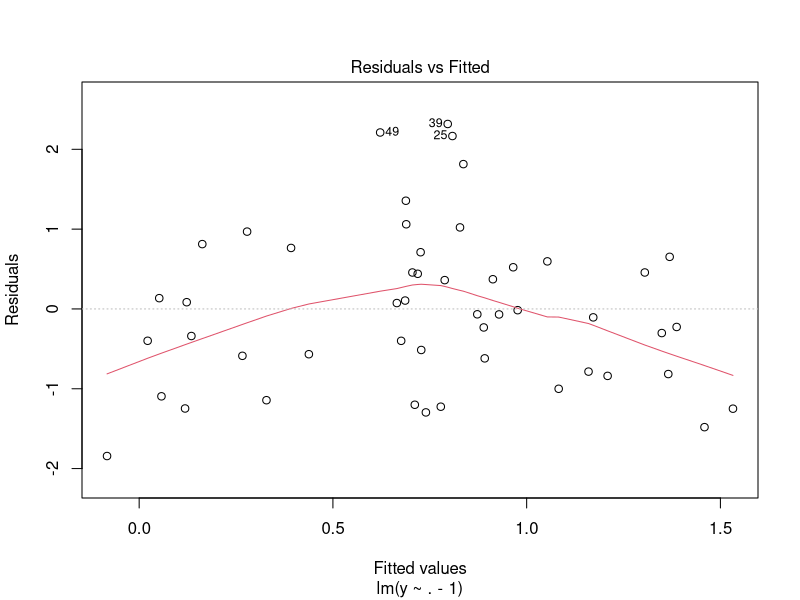
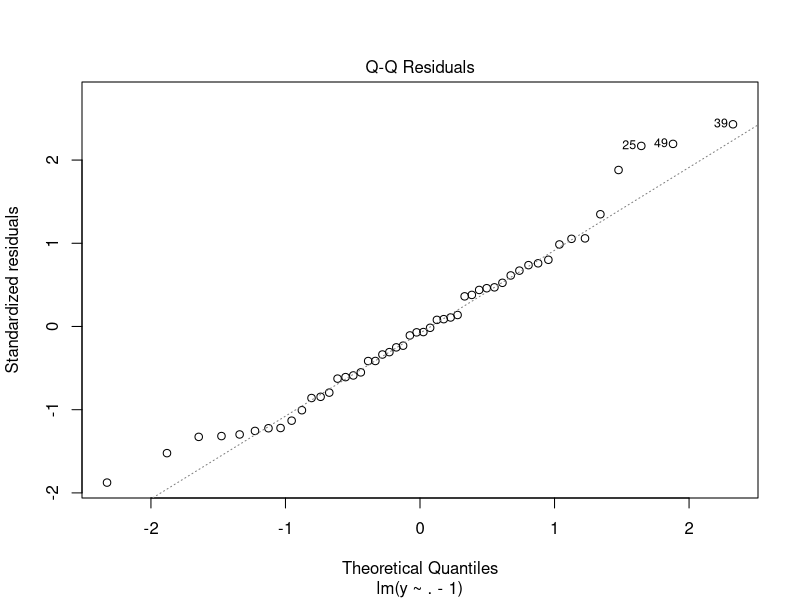
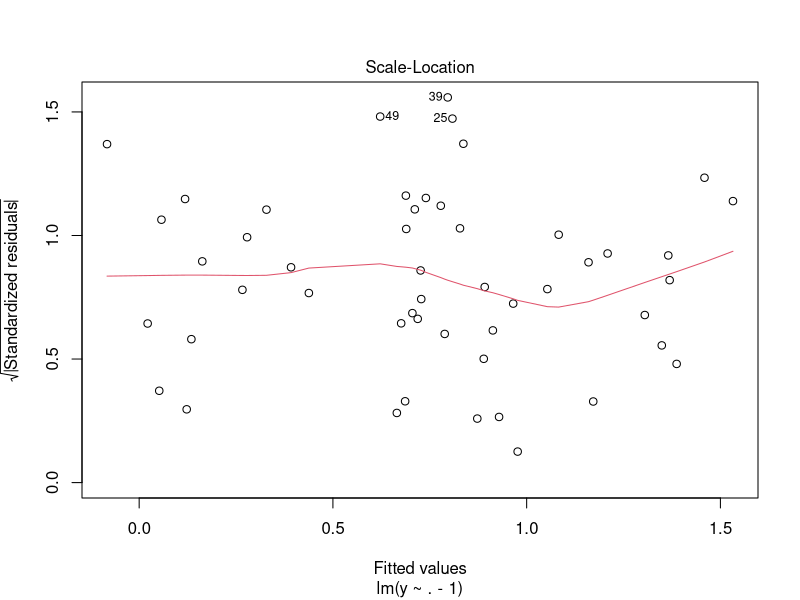
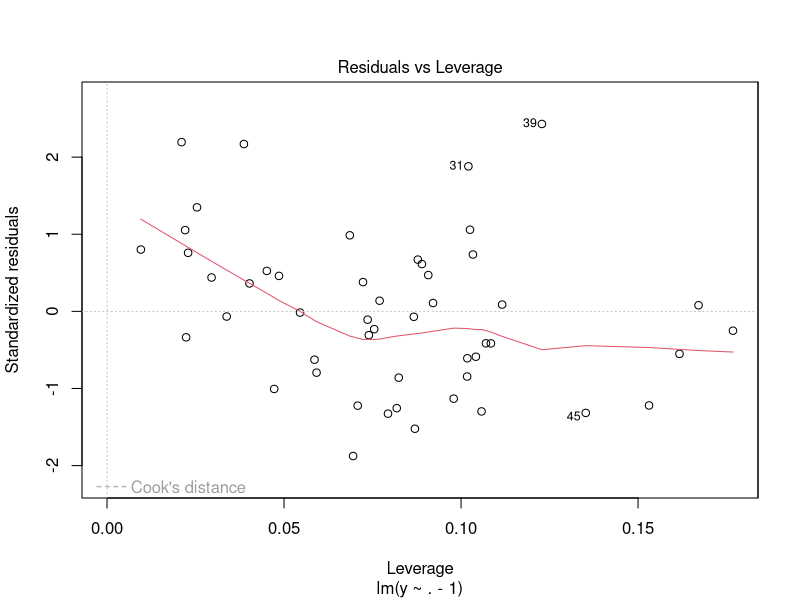
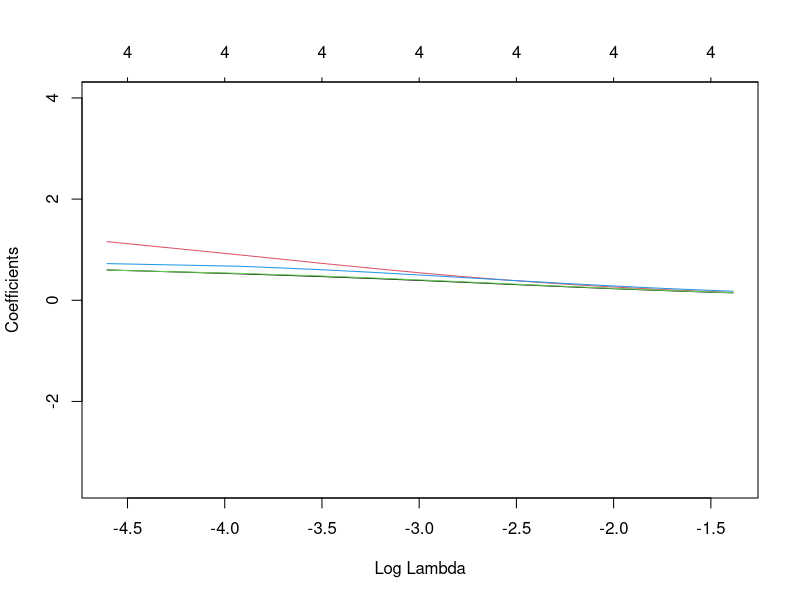

Write R code to recreate these figures, in order.
library(glmnet)

# Simulate data
set.seed(123)
N <- 50

x <- data.frame(x1 = rep(0, N))
x$x1 <- runif(n = N)
x$x2 <- runif(n = N)
x$x3 <- 5 * x$x1 + runif(n = N)
x$x4 <- 2 * x$x2 + x$x3 + runif(n = N)
epsilon <- rnorm(n = N)
y <- x$x1 + x$x2 + epsilon
x$y <- y

############  Linear regression  ###############
mod0 <- lm(y ~ . - 1, data = x)

# All predictors appear insignificant here
summary(mod0)

# Plots look OK:
plot(mod0)

############  Ridge regression  ###############

# scale predictors
x_s <- data.frame(scale(x) / sqrt(nrow(x)))
x_s$y <- y - mean(y)

x <- model.matrix(y ~ ., x_s)[,-1]

ridge.mod <-
  glmnet(
    x,
    x_s$y,
    alpha = 0,
    lambda = seq(0, 0.25, 0.01),
    standardize = F
  )

plot(ridge.mod, xvar = "lambda", label = TRUE, )

# Simulate new data (turn into function) and compare models
# Do some inference first
# DO the params seem significant with a good lambda? CV to optimise lambda?